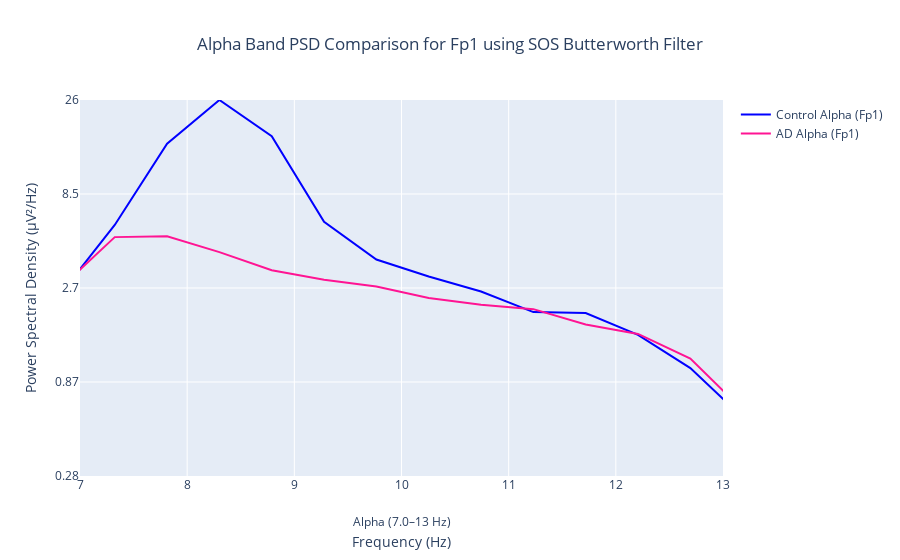

Notebook cell for this chart:
### Code cell
plot_psd_comparison(ad_channel_1, control_channel_1, fs, nperseg, 7.0, 13, "Fp1", "Alpha", False)

### Figure 1 — Plotly figure (JSON) as saved in the notebook; plotly's stock layout.template omitted (floating-point values rounded to 4 significant figures; data arrays with more than 128 entries replaced by an {"elided": "..."} marker saying what was removed)
{"data": [{"line": {"color": "blue", "width": 2}, "mode": "lines", "name": "Control Alpha (Fp1)", "type": "scatter", "x": {"elided": "513 float values"}, "y": {"elided": "513 float values"}}, {"line": {"color": "deeppink", "width": 2}, "mode": "lines", "name": "AD Alpha (Fp1)", "type": "scatter", "x": {"elided": "513 float values"}, "y": {"elided": "513 float values"}}], "layout": {"annotations": [{"showarrow": false, "text": "Alpha (7.0–13 Hz)", "x": 10, "xanchor": "center", "xref": "x", "y": -0.15, "yref": "paper"}], "margin": {"b": 70}, "title": {"text": "Alpha Band PSD Comparison for Fp1 using SOS Butterworth Filter", "x": 0.5, "xanchor": "center"}, "xaxis": {"range": [7, 13], "title": {"standoff": 45, "text": "Frequency (Hz)"}}, "yaxis": {"autorange": false, "range": [-0.5563, 1.422], "tickmode": "array", "ticktext": ["0.28", "0.87", "2.7", "8.5", "26"], "tickvals": [0.2778, 0.8673, 2.708, 8.454, 26.39], "title": {"text": "Power Spectral Density (µV²/Hz)"}, "type": "log"}}}
